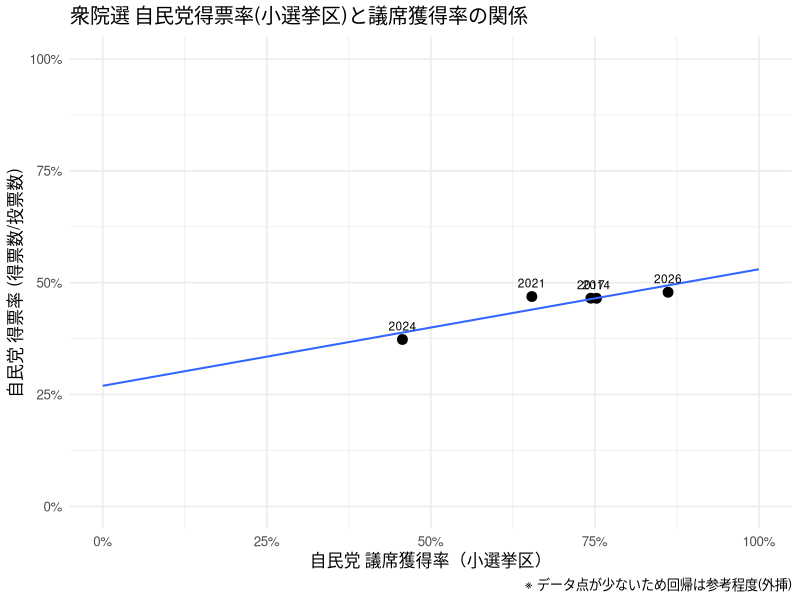

This chart was generated by the following R code:
## ---- chunk 1
library(tidyverse)
library(dplyr)
df<-read.csv("partybalot.csv")
df
str(df)
## ---- chunk 2
df <- df %>%
  mutate(
    balot_jimin = as.numeric(as.character(balot_jimin)),
    n_voter     = as.numeric(as.character(n_voter))
  ) %>%
  mutate(
    p_jimin = balot_jimin / n_balot,
    p_seat_jimin = seat_jimin / seat_total
  )

plot1 <- ggplot(
  df,
  aes(
    x=p_seat_jimin,
    y=p_jimin,
    label=year
  )
)+
geom_point(size = 3) +
geom_smooth(
  method = "lm",
  se = FALSE,
  linewidth = 0.7,
  fullrange = TRUE
) +
geom_text(
  vjust = -1,
  size = 3
) +
  
scale_x_continuous(
    limits = c(0, 1),
    labels = scales::percent
) +
scale_y_continuous(
    limits = c(0, 1),
    labels = scales::percent
) +
  
labs(
  title = "衆院選 自民党得票率(小選挙区)と議席獲得率の関係",
  x = "自民党 議席獲得率（小選挙区）",
  y = "自民党 得票率 (得票数/投票数)",
  caption = "※ データ点が少ないため回帰は参考程度(外挿)"
) +
theme_minimal(base_size = 12)

plot1
